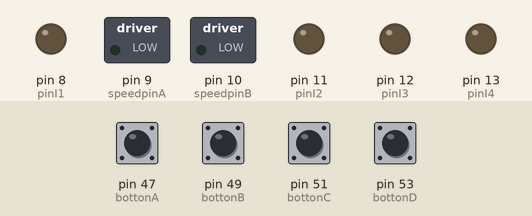
Simulated run of this sketch. Board: Arduino Mega 2560, built with avr-gcc and run on an emulated ATmega2560. Parts: switched loads named in the sketch (green lamp = pin HIGH), output pins drawn as LEDs (lit = HIGH). The inputs (shaded band) are chosen by the test bench; at power-on: pin 47 (bottonA), pin 49 (bottonB), pin 51 (bottonC), pin 53 (bottonD) LOW.

Above: at 3.3 s.
3.4 s: pin 47 (bottonA) pulled HIGH for 1.5 s
At 5.6 s:
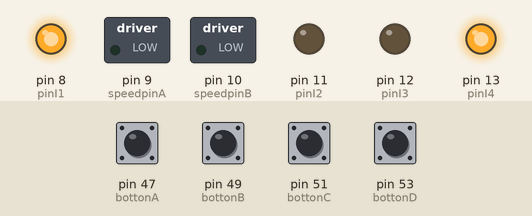
6.5 s: pin 49 (bottonB) pulled HIGH for 1.5 s
At 9.1 s:
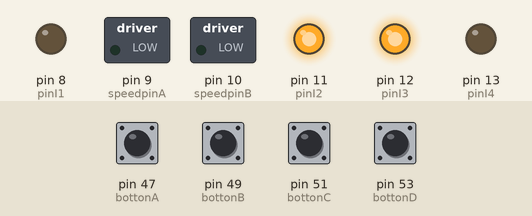
9.5 s: pin 51 (bottonC) pulled HIGH for 1.5 s
At 11.4 s:
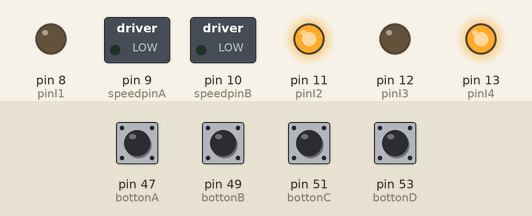
12.5 s: pin 53 (bottonD) pulled HIGH for 1.5 s
At 14.9 s:
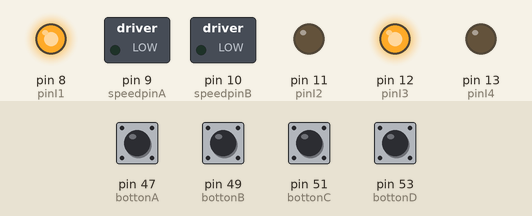
Timing chart, 0 to 16.4 s (numbered marks = the images above; inputs shaded):
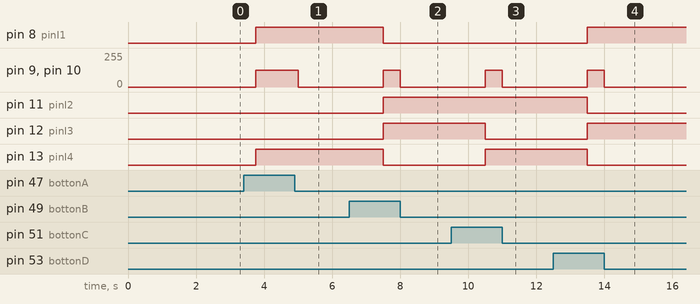

Measured:
- after the input at 3.4 s, pin 8 (pinI1), pin 13 (pinI4): LOW → HIGH after 0.35 s; pin 9 (speedpinA), pin 10 (speedpinB): 0/255 → 127/255 after 0.35 s, → 0/255 1.3 s later
- after the input at 6.5 s, pin 8 (pinI1), pin 13 (pinI4): HIGH → LOW after 1.0 s; pin 9 (speedpinA), pin 10 (speedpinB): 0/255 → 127/255 after 1.0 s, → 0/255 0.50 s later; pin 11 (pinI2), pin 12 (pinI3): LOW → HIGH after 1.0 s
- after the input at 9.5 s, pin 9 (speedpinA), pin 10 (speedpinB): 0/255 → 127/255 after 1.0 s, → 0/255 0.50 s later; pin 12 (pinI3): HIGH → LOW after 1.0 s; pin 13 (pinI4): LOW → HIGH after 1.0 s
- after the input at 12.5 s, pin 8 (pinI1), pin 12 (pinI3): LOW → HIGH after 1.0 s; pin 9 (speedpinA), pin 10 (speedpinB): 0/255 → 127/255 after 1.0 s, → 0/255 0.50 s later; pin 11 (pinI2), pin 13 (pinI4): HIGH → LOW after 1.0 s

The sketch:

keydrive.ino
```cpp
// (licence header left out)
#define bottonA 47
#define bottonB 49
#define bottonC 51
#define bottonD 53
int pinI1=8;//define I1 interface
int pinI2=11;//define I2 interface
int speedpinA=9;//enable motor A
int pinI3=12;//define I3 interface
int pinI4=13;//define I4 interface
int speedpinB=10;//enable motor B
int spead =127;//define the spead of motor

void setup()
{
  pinMode(bottonA,INPUT);
  pinMode(bottonB,INPUT);
  pinMode(bottonC,INPUT);
  pinMode(bottonD,INPUT);


  pinMode(pinI1,OUTPUT);
  pinMode(pinI2,OUTPUT);
  pinMode(speedpinA,OUTPUT);
  pinMode(pinI3,OUTPUT);
  pinMode(pinI4,OUTPUT);
  pinMode(speedpinB,OUTPUT);
}

void forward()
{
     analogWrite(speedpinA,spead);//input a simulation value to set the speed
     analogWrite(speedpinB,spead);
     digitalWrite(pinI4,HIGH);//turn DC Motor B move clockwise
     digitalWrite(pinI3,LOW);
     digitalWrite(pinI2,LOW);//turn DC Motor A move anticlockwise
     digitalWrite(pinI1,HIGH);
}
void backward()//
{
     analogWrite(speedpinA,spead);//input a simulation value to set the speed
     analogWrite(speedpinB,spead);
     digitalWrite(pinI4,LOW);//turn DC Motor B move anticlockwise
     digitalWrite(pinI3,HIGH);
     digitalWrite(pinI2,HIGH);//turn DC Motor A move clockwise
     digitalWrite(pinI1,LOW);
}
void left()//
{
     analogWrite(speedpinA,spead);//input a simulation value to set the speed
     analogWrite(speedpinB,spead);
     digitalWrite(pinI4,HIGH);//turn DC Motor B move clockwise
     digitalWrite(pinI3,LOW);
     digitalWrite(pinI2,HIGH);//turn DC Motor A move clockwise
     digitalWrite(pinI1,LOW);
}
void right()//
{
     analogWrite(speedpinA,spead);//input a simulation value to set the speed
     analogWrite(speedpinB,spead);
     digitalWrite(pinI4,LOW);//turn DC Motor B move anticlockwise
     digitalWrite(pinI3,HIGH);
     digitalWrite(pinI2,LOW);//turn DC Motor A move clockwise
     digitalWrite(pinI1,HIGH);
}
void stop()//
{
     digitalWrite(speedpinA,LOW);// Unenble the pin, to stop the motor. this should be done to avid damaging the motor.
     digitalWrite(speedpinB,LOW);
     delay(1000);

}
void loop()
{
  /*left();
  delay(2000);
  stop();
  right();
  delay(2000);
  stop();
 // delay(2000);
  forward();
  delay(2000);
  stop();
  backward();
  delay(2000);
  stop();*/
  if(digitalRead(bottonA) == HIGH)
    {
     forward();
     delay(250);
    }
  else if(digitalRead(bottonB) == HIGH)
    {
     backward();
     delay(250);
    }
  else if(digitalRead(bottonC) == HIGH)
    {
     left();
     delay(250);
    }
  else if(digitalRead(bottonD) == HIGH)
    {
     right();
     delay(250);
    }
  else
   {
    stop();
    delay(250);
   }

}
```
